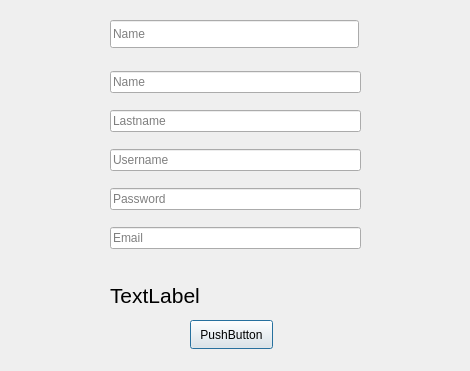
<?xml version="1.0" encoding="UTF-8"?>
<ui version="4.0">
 <class>InfoDio</class>
 <widget class="QDialog" name="InfoDio">
  <property name="geometry">
   <rect>
    <x>0</x>
    <y>0</y>
    <width>470</width>
    <height>371</height>
   </rect>
  </property>
  <property name="windowTitle">
   <string>Dialog</string>
  </property>
  <widget class="QWidget" name="verticalLayoutWidget">
   <property name="geometry">
    <rect>
     <x>110</x>
     <y>60</y>
     <width>251</width>
     <height>205</height>
    </rect>
   </property>
   <layout class="QVBoxLayout" name="verticalLayout">
    <item>
     <widget class="QLineEdit" name="name">
      <property name="placeholderText">
       <string>Name </string>
      </property>
     </widget>
    </item>
    <item>
     <widget class="QLineEdit" name="name_2">
      <property name="placeholderText">
       <string>Lastname</string>
      </property>
     </widget>
    </item>
    <item>
     <widget class="QLineEdit" name="user">
      <property name="placeholderText">
       <string>Username</string>
      </property>
     </widget>
    </item>
    <item>
     <widget class="QLineEdit" name="pass">
      <property name="placeholderText">
       <string>Password</string>
      </property>
     </widget>
    </item>
    <item>
     <widget class="QLineEdit" name="email">
      <property name="placeholderText">
       <string>Email</string>
      </property>
     </widget>
    </item>
   </layout>
  </widget>
  <widget class="QPushButton" name="pushButton">
   <property name="geometry">
    <rect>
     <x>190</x>
     <y>320</y>
     <width>83</width>
     <height>29</height>
    </rect>
   </property>
   <property name="text">
    <string>PushButton</string>
   </property>
  </widget>
  <widget class="QLineEdit" name="name_3">
   <property name="geometry">
    <rect>
     <x>110</x>
     <y>20</y>
     <width>249</width>
     <height>28</height>
    </rect>
   </property>
   <property name="placeholderText">
    <string>Name </string>
   </property>
  </widget>
  <widget class="QLabel" name="label">
   <property name="geometry">
    <rect>
     <x>110</x>
     <y>280</y>
     <width>251</width>
     <height>31</height>
    </rect>
   </property>
   <property name="font">
    <font>
     <pointsize>16</pointsize>
    </font>
   </property>
   <property name="text">
    <string>TextLabel</string>
   </property>
  </widget>
 </widget>
 <resources/>
 <connections/>
</ui>
